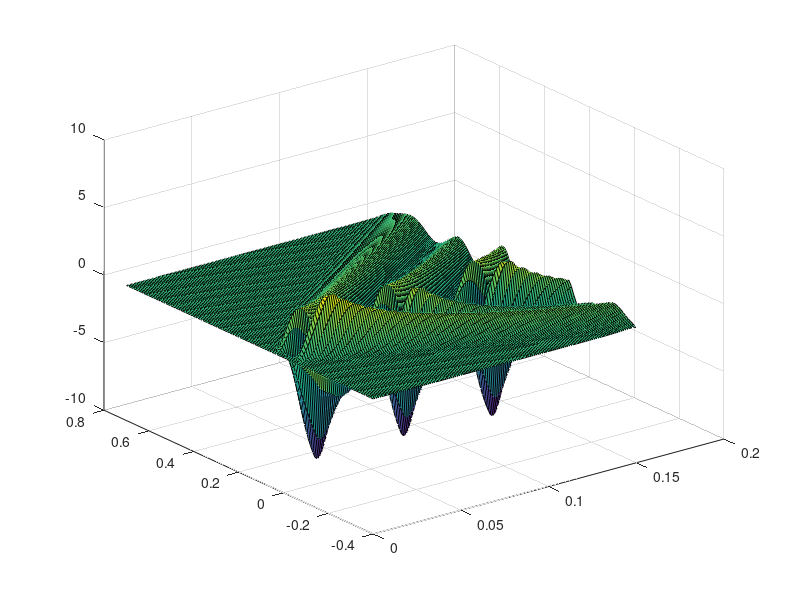
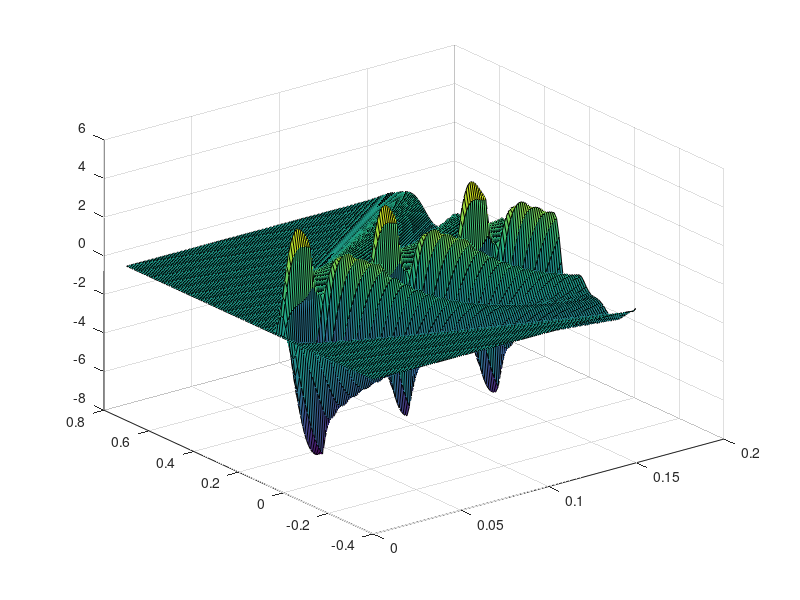

MATLAB code for these plots, in order:
%% SF2520 CE4, David Ahnlund, Emil Gestsson
clc, clear variables;

Fr = 0.35;
alpha = 1/Fr;
N = 100;
L0 = -0.4;
L1 = 0.7;
T = 0.15;

lambda = 0.1;

f = @(x,t) (sin(20*pi*x).*(abs(x) < 1/20))' * (sin(40*pi*t + pi/6)>0.5);


A= [1, alpha; alpha, 1];

F = @(x,t) [0;f(x,t)];
    
dx = abs(L0-L1)/N;
dt = lambda*dx;
t = 0:dt:T;
x = L0:dx:L1;

%% Upwind

[S, L] = eig(A); Lp = L.* (L>0); Lm = L.*(L<0);

Am = S*(S\Lm)'; Ap = S*(S\Lp)';

v = zeros(2,length(x), length(t));

for n = 2:length(t)-1
    for i = 2:length(x)-1
        
        if i == 2
            v(:,i-1,n) = 2*v(:,i,n)-v(:,i+1,n);
        end

        v(:,i,n+1) = v(:,i,n) - lambda*Ap*(v(:,i,n)-v(:,i-1,n)) - lambda*Am*(v(:,i+1,n)-v(:,i,n)) + F(x(i),t(n));
        
        if i == length(x)-1
            v(:,i+1,n) = 2*v(:,i,n)-v(:,i-1,n);
        end

    end
end

%%

u1 = reshape(v(1,:,:), length(x), length(t));
u2 = reshape(v(2,:,:), length(x), length(t));
surf(t,x, u1)
figure
surf(t,x, u2)